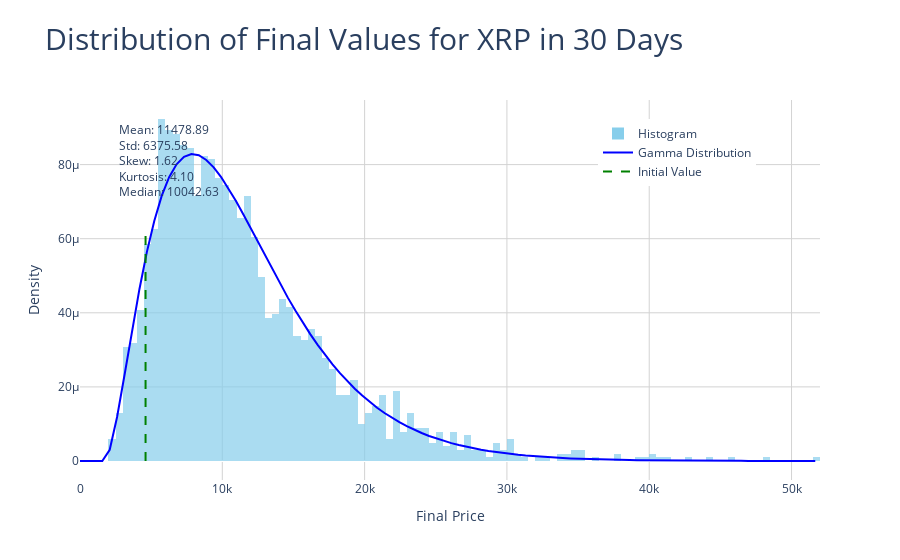

Write notebook code for a chart like this one.
### Code cell
# Create histogram
hist_data = go.Histogram(
    x=final_values,
    nbinsx=200,
    histnorm='probability density',
    marker=dict(color='skyblue', opacity=0.7),
    name='Histogram'
)

# Add normal distribution curve
x = np.linspace(0, max(final_values), 100)

# Calculate the gamma distribution curve
gamma_curve = go.Scatter(
    x=x,
    y=stats.gamma.pdf(x, shape, loc, scale),
    mode='lines',
    line=dict(color='blue', width=2),
    name='Gamma Distribution'
)

# Add vertical line for initial value
initial_value_line = go.Scatter(
    x=[initial_value, initial_value],
    y=[0, max(stats.norm.pdf(x, mean, std))],
    mode='lines',
    line=dict(color='green', width=2, dash='dash'),
    name='Initial Value'
)

# Create figure
fig = go.Figure(data=[hist_data, gamma_curve, initial_value_line])

# Add statistics annotation
fig.add_annotation(
    xref='paper', yref='paper',
    x=0.05, y=0.95,
    text=f'Mean: {mean:.2f}<br>Std: {std:.2f}<br>Skew: {skew:.2f}<br>Kurtosis: {kurtosis:.2f}<br>Median: {median:.2f}',
    showarrow=False,
    align='left'
)

# Update layout
fig.update_layout(
    title={
        'text': 'Distribution of Final Values for XRP in 30 Days',
        'font': {
            'size': 30
        }
    },
    xaxis_title='Final Price',
    yaxis_title='Density',
    legend=dict(x=0.7, y=0.95),
    plot_bgcolor='white',
    xaxis=dict(showgrid=True, gridcolor='lightgrey'),
    yaxis=dict(showgrid=True, gridcolor='lightgrey')
)

### Figure 1 — Plotly figure (JSON) as saved in the notebook; plotly's stock layout.template omitted (floating-point values rounded to 4 significant figures; data arrays with more than 128 entries replaced by an {"elided": "..."} marker saying what was removed)
{"data": [{"histnorm": "probability density", "marker": {"color": "skyblue", "opacity": 0.7}, "name": "Histogram", "nbinsx": 200, "type": "histogram", "x": {"elided": "2015 float values"}}, {"line": {"color": "blue", "width": 2}, "mode": "lines", "name": "Gamma Distribution", "type": "scatter", "x": [0, 521.9, 1044.0, 1566.0, 2088.0, 2609.0, 3131.0, 3653.0, 4175.0, 4697.0, 5219.0, 5741.0, 6263.0, 6785.0, 7307.0, 7828.0, 8350.0, 8872.0, 9394.0, 9916.0, 10440.0, 10960.0, 11480.0, 12000.0, 12530.0, 13050.0, 13570.0, 14090.0, 14610.0, 15140.0, 15660.0, 16180.0, 16700.0, 17220.0, 17740.0, 18270.0, 18790.0, 19310.0, 19830.0, 20350.0, 20880.0, 21400.0, 21920.0, 22440.0, 22960.0, 23490.0, 24010.0, 24530.0, 25050.0, 25570.0, 26090.0, 26620.0, 27140.0, 27660.0, 28180.0, 28700.0, 29230.0, 29750.0, 30270.0, 30790.0, 31310.0, 31840.0, 32360.0, 32880.0, 33400.0, 33920.0, 34450.0, 34970.0, 35490.0, 36010.0, 36530.0, 37050.0, 37580.0, 38100.0, 38620.0, 39140.0, 39660.0, 40190.0, 40710.0, 41230.0, 41750.0, 42270.0, 42800.0, 43320.0, 43840.0, 44360.0, 44880.0, 45410.0, 45930.0, 46450.0, 46970.0, 47490.0, 48010.0, 48540.0, 49060.0, 49580.0, 50100.0, 50620.0, 51150.0, 51670.0], "y": [0, 0, 0, 0, 3.036e-06, 1.195e-05, 2.329e-05, 3.514e-05, 4.638e-05, 5.637e-05, 6.48e-05, 7.154e-05, 7.66e-05, 8.007e-05, 8.21e-05, 8.286e-05, 8.252e-05, 8.126e-05, 7.925e-05, 7.664e-05, 7.357e-05, 7.017e-05, 6.653e-05, 6.276e-05, 5.892e-05, 5.508e-05, 5.129e-05, 4.76e-05, 4.403e-05, 4.06e-05, 3.734e-05, 3.425e-05, 3.134e-05, 2.862e-05, 2.608e-05, 2.372e-05, 2.153e-05, 1.951e-05, 1.765e-05, 1.595e-05, 1.439e-05, 1.296e-05, 1.166e-05, 1.048e-05, 9.407e-06, 8.435e-06, 7.555e-06, 6.76e-06, 6.043e-06, 5.397e-06, 4.816e-06, 4.293e-06, 3.825e-06, 3.405e-06, 3.029e-06, 2.692e-06, 2.391e-06, 2.123e-06, 1.883e-06, 1.67e-06, 1.479e-06, 1.31e-06, 1.159e-06, 1.026e-06, 9.069e-07, 8.014e-07, 7.079e-07, 6.25e-07, 5.515e-07, 4.865e-07, 4.289e-07, 3.781e-07, 3.331e-07, 2.933e-07, 2.582e-07, 2.272e-07, 1.999e-07, 1.758e-07, 1.545e-07, 1.358e-07, 1.193e-07, 1.048e-07, 9.2e-08, 8.075e-08, 7.086e-08, 6.216e-08, 5.451e-08, 4.779e-08, 4.189e-08, 3.671e-08, 3.216e-08, 2.817e-08, 2.467e-08, 2.159e-08, 1.89e-08, 1.654e-08, 1.447e-08, 1.266e-08, 1.107e-08, 9.677e-09]}, {"line": {"color": "green", "dash": "dash", "width": 2}, "mode": "lines", "name": "Initial Value", "type": "scatter", "x": [4607.0, 4607.0], "y": [0, 6.257e-05]}], "layout": {"annotations": [{"align": "left", "showarrow": false, "text": "Mean: 11478.89<br>Std: 6375.58<br>Skew: 1.62<br>Kurtosis: 4.10<br>Median: 10042.63", "x": 0.05, "xref": "paper", "y": 0.95, "yref": "paper"}], "legend": {"x": 0.7, "y": 0.95}, "plot_bgcolor": "white", "title": {"font": {"size": 30}, "text": "Distribution of Final Values for XRP in 30 Days"}, "xaxis": {"gridcolor": "lightgrey", "showgrid": true, "title": {"text": "Final Price"}}, "yaxis": {"gridcolor": "lightgrey", "showgrid": true, "title": {"text": "Density"}}}}
